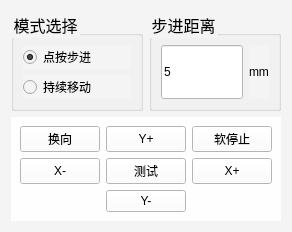
      <widget class="QFrame" name="frame">
       <property name="styleSheet">
        <string notr="true">

background-color: rgb(244, 244, 244);</string>
       </property>
       <property name="frameShape">
        <enum>QFrame::NoFrame</enum>
       </property>
       <layout class="QVBoxLayout" name="verticalLayout_13" stretch="1,3">
        <item>
         <layout class="QHBoxLayout" name="horizontalLayout" stretch="1,1">
          <property name="sizeConstraint">
           <enum>QLayout::SetDefaultConstraint</enum>
          </property>
          <item>
           <widget class="QGroupBox" name="groupBox">
            <property name="sizePolicy">
             <sizepolicy hsizetype="Preferred" vsizetype="Preferred">
              <horstretch>0</horstretch>
              <verstretch>0</verstretch>
             </sizepolicy>
            </property>
            <property name="font">
             <font>
              <pointsize>12</pointsize>
             </font>
            </property>
            <property name="title">
             <string>模式选择</string>
            </property>
            <layout class="QVBoxLayout" name="verticalLayout_18">
             <item>
              <layout class="QVBoxLayout" name="verticalLayout_15">
               <property name="sizeConstraint">
                <enum>QLayout::SetDefaultConstraint</enum>
               </property>
               <item>
                <widget class="QRadioButton" name="moveOnceBtn">
                 <property name="enabled">
                  <bool>true</bool>
                 </property>
                 <property name="sizePolicy">
                  <sizepolicy hsizetype="Preferred" vsizetype="Preferred">
                   <horstretch>0</horstretch>
                   <verstretch>0</verstretch>
                  </sizepolicy>
                 </property>
                 <property name="text">
                  <string>点按步进</string>
                 </property>
                 <property name="checked">
                  <bool>true</bool>
                 </property>
                </widget>
               </item>
               <item>
                <widget class="QRadioButton" name="moveEndureBtn">
                 <property name="enabled">
                  <bool>true</bool>
                 </property>
                 <property name="sizePolicy">
                  <sizepolicy hsizetype="Preferred" vsizetype="Preferred">
                   <horstretch>0</horstretch>
                   <verstretch>0</verstretch>
                  </sizepolicy>
                 </property>
                 <property name="text">
                  <string>持续移动</string>
                 </property>
                 <property name="checked">
                  <bool>false</bool>
                 </property>
                </widget>
               </item>
              </layout>
             </item>
            </layout>
           </widget>
          </item>
          <item>
           <widget class="QGroupBox" name="groupBox_3">
            <property name="sizePolicy">
             <sizepolicy hsizetype="Preferred" vsizetype="Preferred">
              <horstretch>0</horstretch>
              <verstretch>0</verstretch>
             </sizepolicy>
            </property>
            <property name="font">
             <font>
              <pointsize>12</pointsize>
             </font>
            </property>
            <property name="title">
             <string>步进距离</string>
            </property>
            <layout class="QHBoxLayout" name="horizontalLayout_4">
             <item>
              <widget class="QLineEdit" name="MoveDistanceEdit">
               <property name="sizePolicy">
                <sizepolicy hsizetype="Preferred" vsizetype="Preferred">
                 <horstretch>0</horstretch>
                 <verstretch>0</verstretch>
                </sizepolicy>
               </property>
               <property name="minimumSize">
                <size>
                 <width>0</width>
                 <height>0</height>
                </size>
               </property>
               <property name="maximumSize">
                <size>
                 <width>120</width>
                 <height>60</height>
                </size>
               </property>
               <property name="styleSheet">
                <string notr="true">background-color: rgb(255, 255, 255);</string>
               </property>
               <property name="text">
                <string>5</string>
               </property>
               <property name="cursorPosition">
                <number>1</number>
               </property>
               <property name="readOnly">
                <bool>false</bool>
               </property>
              </widget>
             </item>
             <item>
              <widget class="QLabel" name="label_14">
               <property name="text">
                <string>mm</string>
               </property>
              </widget>
             </item>
            </layout>
           </widget>
          </item>
         </layout>
        </item>
        <item>
         <widget class="QFrame" name="Moveframe">
          <property name="sizePolicy">
           <sizepolicy hsizetype="Expanding" vsizetype="Expanding">
            <horstretch>0</horstretch>
            <verstretch>0</verstretch>
           </sizepolicy>
          </property>
          <property name="layoutDirection">
           <enum>Qt::LeftToRight</enum>
          </property>
          <property name="styleSheet">
           <string notr="true">background-color: rgb(254, 254, 254);</string>
          </property>
          <property name="frameShape">
           <enum>QFrame::NoFrame</enum>
          </property>
          <layout class="QHBoxLayout" name="horizontalLayout_8">
           <item>
            <layout class="QGridLayout" name="gridLayout" columnstretch="1,1,1">
             <item row="0" column="0">
              <widget class="QPushButton" name="CommutButton">
               <property name="sizePolicy">
                <sizepolicy hsizetype="Preferred" vsizetype="Preferred">
                 <horstretch>0</horstretch>
                 <verstretch>0</verstretch>
                </sizepolicy>
               </property>
               <property name="text">
                <string>换向</string>
               </property>
              </widget>
             </item>
             <item row="0" column="1">
              <widget class="QPushButton" name="UpButton">
               <property name="sizePolicy">
                <sizepolicy hsizetype="Preferred" vsizetype="Preferred">
                 <horstretch>0</horstretch>
                 <verstretch>0</verstretch>
                </sizepolicy>
               </property>
               <property name="minimumSize">
                <size>
                 <width>0</width>
                 <height>0</height>
                </size>
               </property>
               <property name="maximumSize">
                <size>
                 <width>90000</width>
                 <height>999999</height>
                </size>
               </property>
               <property name="focusPolicy">
                <enum>Qt::NoFocus</enum>
               </property>
               <property name="layoutDirection">
                <enum>Qt::LeftToRight</enum>
               </property>
               <property name="styleSheet">
                <string notr="true"/>
               </property>
               <property name="text">
                <string>Y+</string>
               </property>
               <property name="icon">
                <iconset>
                 <normaloff>:/photos/UpArrow.png</normaloff>:/photos/UpArrow.png</iconset>
               </property>
               <property name="iconSize">
                <size>
                 <width>110</width>
                 <height>110</height>
                </size>
               </property>
              </widget>
             </item>
             <item row="0" column="2">
              <widget class="QPushButton" name="StopMotionSoftButton">
               <property name="sizePolicy">
                <sizepolicy hsizetype="Preferred" vsizetype="Preferred">
                 <horstretch>0</horstretch>
                 <verstretch>0</verstretch>
                </sizepolicy>
               </property>
               <property name="text">
                <string>软停止</string>
               </property>
              </widget>
             </item>
             <item row="1" column="0">
              <widget class="QPushButton" name="LeftButton">
               <property name="sizePolicy">
                <sizepolicy hsizetype="Preferred" vsizetype="Preferred">
                 <horstretch>0</horstretch>
                 <verstretch>0</verstretch>
                </sizepolicy>
               </property>
               <property name="minimumSize">
                <size>
                 <width>0</width>
                 <height>0</height>
                </size>
               </property>
               <property name="maximumSize">
                <size>
                 <width>99999</width>
                 <height>99999</height>
                </size>
               </property>
               <property name="toolTip">
                <string>向左移动</string>
               </property>
               <property name="statusTip">
                <string/>
               </property>
               <property name="styleSheet">
                <string notr="true"/>
               </property>
               <property name="text">
                <string>X-</string>
               </property>
               <property name="icon">
                <iconset>
                 <normaloff>:/photos/LeftArrow.png</normaloff>:/photos/LeftArrow.png</iconset>
               </property>
               <property name="iconSize">
                <size>
                 <width>110</width>
                 <height>110</height>
                </size>
               </property>
              </widget>
             </item>
             <item row="1" column="1">
              <widget class="QPushButton" name="pushButton">
               <property name="sizePolicy">
                <sizepolicy hsizetype="Minimum" vsizetype="Preferred">
                 <horstretch>0</horstretch>
                 <verstretch>0</verstretch>
                </sizepolicy>
               </property>
               <property name="text">
                <string>测试</string>
               </property>
              </widget>
             </item>
             <item row="1" column="2">
              <widget class="QPushButton" name="RightButton">
               <property name="sizePolicy">
                <sizepolicy hsizetype="Preferred" vsizetype="Preferred">
                 <horstretch>0</horstretch>
                 <verstretch>0</verstretch>
                </sizepolicy>
               </property>
               <property name="minimumSize">
                <size>
                 <width>0</width>
                 <height>0</height>
                </size>
               </property>
               <property name="maximumSize">
                <size>
                 <width>99999</width>
                 <height>999999</height>
                </size>
               </property>
               <property name="styleSheet">
                <string notr="true"/>
               </property>
               <property name="text">
                <string>X+</string>
               </property>
               <property name="icon">
                <iconset>
                 <normaloff>:/photos/RightArrow.png</normaloff>:/photos/RightArrow.png</iconset>
               </property>
               <property name="iconSize">
                <size>
                 <width>110</width>
                 <height>110</height>
                </size>
               </property>
              </widget>
             </item>
             <item row="2" column="1">
              <widget class="QPushButton" name="DownButton">
               <property name="sizePolicy">
                <sizepolicy hsizetype="Preferred" vsizetype="Preferred">
                 <horstretch>0</horstretch>
                 <verstretch>0</verstretch>
                </sizepolicy>
               </property>
               <property name="minimumSize">
                <size>
                 <width>0</width>
                 <height>0</height>
                </size>
               </property>
               <property name="maximumSize">
                <size>
                 <width>999999</width>
                 <height>99999</height>
                </size>
               </property>
               <property name="styleSheet">
                <string notr="true"/>
               </property>
               <property name="text">
                <string>Y-</string>
               </property>
               <property name="icon">
                <iconset>
                 <normaloff>:/photos/DownArrow.png</normaloff>:/photos/DownArrow.png</iconset>
               </property>
               <property name="iconSize">
                <size>
                 <width>110</width>
                 <height>110</height>
                </size>
               </property>
              </widget>
             </item>
            </layout>
           </item>
          </layout>
         </widget>
        </item>
       </layout>
      </widget>
